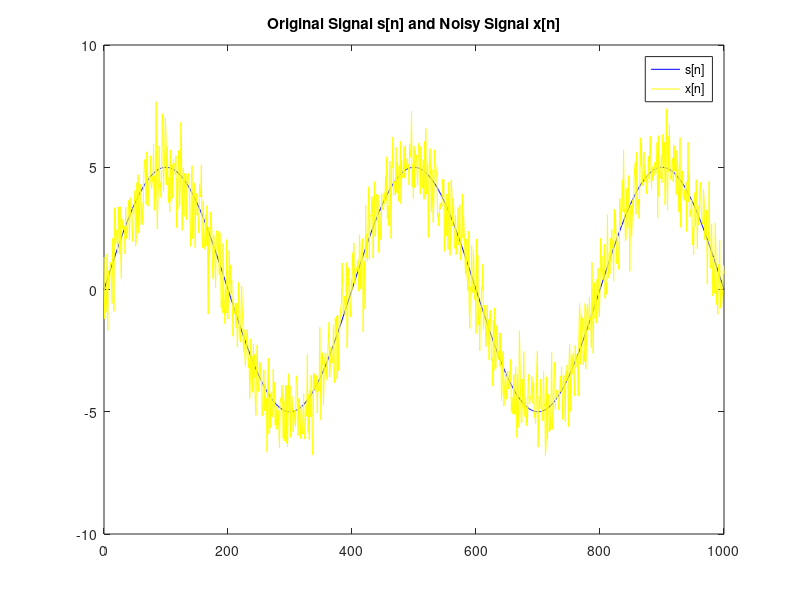

Here is the MATLAB script that generated this plot:
n = 0:1000; % Time index from 0 to 1000
omega0 = pi / 200; % Angular frequency
s = 5 * sin(omega0 * n); % Sine wave
v = randn(size(n)); % Gaussian noise
x = s + v; % Noisy signal

% Plot the original and noisy signals
figure;
%subplot(2, 2, 1);
plot(n, s, 'b', n, x, 'y');
title('Original Signal s[n] and Noisy Signal x[n]');
legend('s[n]', 'x[n]');
